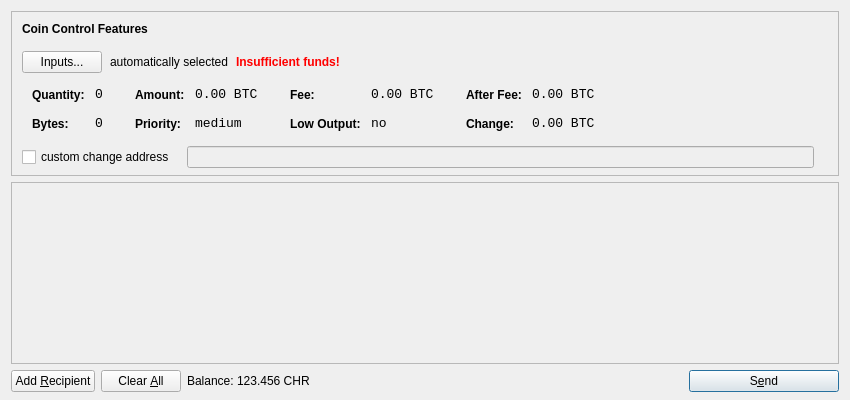
<?xml version="1.0" encoding="UTF-8"?>
<ui version="4.0">
 <class>SendCoinsDialog</class>
 <widget class="QDialog" name="SendCoinsDialog">
  <property name="geometry">
   <rect>
    <x>0</x>
    <y>0</y>
    <width>850</width>
    <height>400</height>
   </rect>
  </property>
  <property name="windowTitle">
   <string>Send Coins</string>
  </property>
  <layout class="QVBoxLayout" name="verticalLayout" stretch="0,1,0">
   <property name="bottomMargin">
    <number>8</number>
   </property>
   <item>
    <widget class="QFrame" name="frameCoinControl">
     <property name="sizePolicy">
      <sizepolicy hsizetype="Expanding" vsizetype="Expanding">
       <horstretch>0</horstretch>
       <verstretch>0</verstretch>
      </sizepolicy>
     </property>
     <property name="maximumSize">
      <size>
       <width>16777215</width>
       <height>16777215</height>
      </size>
     </property>
     <property name="frameShape">
      <enum>QFrame::StyledPanel</enum>
     </property>
     <property name="frameShadow">
      <enum>QFrame::Sunken</enum>
     </property>
     <layout class="QVBoxLayout" name="verticalLayoutCoinControl2">
      <property name="spacing">
       <number>-1</number>
      </property>
      <property name="leftMargin">
       <number>0</number>
      </property>
      <property name="topMargin">
       <number>0</number>
      </property>
      <property name="rightMargin">
       <number>0</number>
      </property>
      <property name="bottomMargin">
       <number>6</number>
      </property>
      <item>
       <layout class="QVBoxLayout" name="verticalLayoutCoinControl" stretch="0,0,0,0,1">
        <property name="spacing">
         <number>0</number>
        </property>
        <property name="leftMargin">
         <number>10</number>
        </property>
        <property name="topMargin">
         <number>10</number>
        </property>
        <item>
         <layout class="QHBoxLayout" name="horizontalLayoutCoinControl1">
          <property name="bottomMargin">
           <number>15</number>
          </property>
          <item>
           <widget class="QLabel" name="labelCoinControlFeatures">
            <property name="sizePolicy">
             <sizepolicy hsizetype="Preferred" vsizetype="Maximum">
              <horstretch>0</horstretch>
              <verstretch>0</verstretch>
             </sizepolicy>
            </property>
            <property name="font">
             <font>
              <weight>75</weight>
              <bold>true</bold>
             </font>
            </property>
            <property name="styleSheet">
             <string notr="true">font-weight:bold;</string>
            </property>
            <property name="text">
             <string>Coin Control Features</string>
            </property>
           </widget>
          </item>
         </layout>
        </item>
        <item>
         <layout class="QHBoxLayout" name="horizontalLayoutCoinControl2" stretch="0,0,0,0">
          <property name="spacing">
           <number>8</number>
          </property>
          <property name="bottomMargin">
           <number>10</number>
          </property>
          <item>
           <widget class="QPushButton" name="pushButtonCoinControl">
            <property name="styleSheet">
             <string notr="true"/>
            </property>
            <property name="text">
             <string>Inputs...</string>
            </property>
           </widget>
          </item>
          <item>
           <widget class="QLabel" name="labelCoinControlAutomaticallySelected">
            <property name="text">
             <string>automatically selected</string>
            </property>
            <property name="margin">
             <number>5</number>
            </property>
           </widget>
          </item>
          <item>
           <widget class="QLabel" name="labelCoinControlInsuffFunds">
            <property name="font">
             <font>
              <weight>75</weight>
              <bold>true</bold>
             </font>
            </property>
            <property name="styleSheet">
             <string notr="true">color:red;font-weight:bold;</string>
            </property>
            <property name="text">
             <string>Insufficient funds!</string>
            </property>
            <property name="margin">
             <number>5</number>
            </property>
           </widget>
          </item>
          <item>
           <spacer name="horizontalSpacerCoinControl">
            <property name="orientation">
             <enum>Qt::Horizontal</enum>
            </property>
            <property name="sizeHint" stdset="0">
             <size>
              <width>40</width>
              <height>1</height>
             </size>
            </property>
           </spacer>
          </item>
         </layout>
        </item>
        <item>
         <widget class="QWidget" name="widgetCoinControl" native="true">
          <property name="sizePolicy">
           <sizepolicy hsizetype="Preferred" vsizetype="Preferred">
            <horstretch>0</horstretch>
            <verstretch>0</verstretch>
           </sizepolicy>
          </property>
          <property name="minimumSize">
           <size>
            <width>0</width>
            <height>0</height>
           </size>
          </property>
          <property name="styleSheet">
           <string notr="true"/>
          </property>
          <layout class="QHBoxLayout" name="horizontalLayoutCoinControl5">
           <property name="margin">
            <number>0</number>
           </property>
           <item>
            <layout class="QHBoxLayout" name="horizontalLayoutCoinControl3" stretch="0,0,0,1">
             <property name="spacing">
              <number>20</number>
             </property>
             <property name="topMargin">
              <number>0</number>
             </property>
             <property name="bottomMargin">
              <number>10</number>
             </property>
             <item>
              <layout class="QFormLayout" name="formLayoutCoinControl1">
               <property name="horizontalSpacing">
                <number>10</number>
               </property>
               <property name="verticalSpacing">
                <number>14</number>
               </property>
               <property name="leftMargin">
                <number>10</number>
               </property>
               <property name="topMargin">
                <number>4</number>
               </property>
               <property name="rightMargin">
                <number>6</number>
               </property>
               <item row="0" column="0">
                <widget class="QLabel" name="labelCoinControlQuantityText">
                 <property name="styleSheet">
                  <string notr="true">font-weight:bold;</string>
                 </property>
                 <property name="text">
                  <string>Quantity:</string>
                 </property>
                 <property name="margin">
                  <number>0</number>
                 </property>
                </widget>
               </item>
               <item row="0" column="1">
                <widget class="QLabel" name="labelCoinControlQuantity">
                 <property name="font">
                  <font>
                   <family>Monospace</family>
                   <pointsize>10</pointsize>
                  </font>
                 </property>
                 <property name="cursor">
                  <cursorShape>IBeamCursor</cursorShape>
                 </property>
                 <property name="contextMenuPolicy">
                  <enum>Qt::ActionsContextMenu</enum>
                 </property>
                 <property name="text">
                  <string notr="true">0</string>
                 </property>
                 <property name="margin">
                  <number>0</number>
                 </property>
                 <property name="textInteractionFlags">
                  <set>Qt::LinksAccessibleByMouse|Qt::TextSelectableByKeyboard|Qt::TextSelectableByMouse</set>
                 </property>
                </widget>
               </item>
               <item row="1" column="0">
                <widget class="QLabel" name="labelCoinControlBytesText">
                 <property name="styleSheet">
                  <string notr="true">font-weight:bold;</string>
                 </property>
                 <property name="text">
                  <string>Bytes:</string>
                 </property>
                </widget>
               </item>
               <item row="1" column="1">
                <widget class="QLabel" name="labelCoinControlBytes">
                 <property name="font">
                  <font>
                   <family>Monospace</family>
                   <pointsize>10</pointsize>
                  </font>
                 </property>
                 <property name="cursor">
                  <cursorShape>IBeamCursor</cursorShape>
                 </property>
                 <property name="contextMenuPolicy">
                  <enum>Qt::ActionsContextMenu</enum>
                 </property>
                 <property name="text">
                  <string notr="true">0</string>
                 </property>
                 <property name="textInteractionFlags">
                  <set>Qt::LinksAccessibleByMouse|Qt::TextSelectableByKeyboard|Qt::TextSelectableByMouse</set>
                 </property>
                </widget>
               </item>
              </layout>
             </item>
             <item>
              <layout class="QFormLayout" name="formLayoutCoinControl2">
               <property name="horizontalSpacing">
                <number>10</number>
               </property>
               <property name="verticalSpacing">
                <number>14</number>
               </property>
               <property name="leftMargin">
                <number>6</number>
               </property>
               <property name="topMargin">
                <number>4</number>
               </property>
               <property name="rightMargin">
                <number>6</number>
               </property>
               <item row="0" column="0">
                <widget class="QLabel" name="labelCoinControlAmountText">
                 <property name="styleSheet">
                  <string notr="true">font-weight:bold;</string>
                 </property>
                 <property name="text">
                  <string>Amount:</string>
                 </property>
                 <property name="margin">
                  <number>0</number>
                 </property>
                </widget>
               </item>
               <item row="0" column="1">
                <widget class="QLabel" name="labelCoinControlAmount">
                 <property name="font">
                  <font>
                   <family>Monospace</family>
                   <pointsize>10</pointsize>
                  </font>
                 </property>
                 <property name="cursor">
                  <cursorShape>IBeamCursor</cursorShape>
                 </property>
                 <property name="contextMenuPolicy">
                  <enum>Qt::ActionsContextMenu</enum>
                 </property>
                 <property name="text">
                  <string notr="true">0.00 BTC</string>
                 </property>
                 <property name="textInteractionFlags">
                  <set>Qt::LinksAccessibleByMouse|Qt::TextSelectableByKeyboard|Qt::TextSelectableByMouse</set>
                 </property>
                </widget>
               </item>
               <item row="1" column="0">
                <widget class="QLabel" name="labelCoinControlPriorityText">
                 <property name="styleSheet">
                  <string notr="true">font-weight:bold;</string>
                 </property>
                 <property name="text">
                  <string>Priority:</string>
                 </property>
                </widget>
               </item>
               <item row="1" column="1">
                <widget class="QLabel" name="labelCoinControlPriority">
                 <property name="font">
                  <font>
                   <family>Monospace</family>
                   <pointsize>10</pointsize>
                  </font>
                 </property>
                 <property name="cursor">
                  <cursorShape>IBeamCursor</cursorShape>
                 </property>
                 <property name="contextMenuPolicy">
                  <enum>Qt::ActionsContextMenu</enum>
                 </property>
                 <property name="text">
                  <string>medium</string>
                 </property>
                 <property name="textInteractionFlags">
                  <set>Qt::LinksAccessibleByMouse|Qt::TextSelectableByKeyboard|Qt::TextSelectableByMouse</set>
                 </property>
                </widget>
               </item>
              </layout>
             </item>
             <item>
              <layout class="QFormLayout" name="formLayoutCoinControl3">
               <property name="horizontalSpacing">
                <number>10</number>
               </property>
               <property name="verticalSpacing">
                <number>14</number>
               </property>
               <property name="leftMargin">
                <number>6</number>
               </property>
               <property name="topMargin">
                <number>4</number>
               </property>
               <property name="rightMargin">
                <number>6</number>
               </property>
               <item row="0" column="0">
                <widget class="QLabel" name="labelCoinControlFeeText">
                 <property name="styleSheet">
                  <string notr="true">font-weight:bold;</string>
                 </property>
                 <property name="text">
                  <string>Fee:</string>
                 </property>
                 <property name="margin">
                  <number>0</number>
                 </property>
                </widget>
               </item>
               <item row="0" column="1">
                <widget class="QLabel" name="labelCoinControlFee">
                 <property name="font">
                  <font>
                   <family>Monospace</family>
                   <pointsize>10</pointsize>
                  </font>
                 </property>
                 <property name="cursor">
                  <cursorShape>IBeamCursor</cursorShape>
                 </property>
                 <property name="contextMenuPolicy">
                  <enum>Qt::ActionsContextMenu</enum>
                 </property>
                 <property name="text">
                  <string notr="true">0.00 BTC</string>
                 </property>
                 <property name="textInteractionFlags">
                  <set>Qt::LinksAccessibleByMouse|Qt::TextSelectableByKeyboard|Qt::TextSelectableByMouse</set>
                 </property>
                </widget>
               </item>
               <item row="1" column="0">
                <widget class="QLabel" name="labelCoinControlLowOutputText">
                 <property name="styleSheet">
                  <string notr="true">font-weight:bold;</string>
                 </property>
                 <property name="text">
                  <string>Low Output:</string>
                 </property>
                </widget>
               </item>
               <item row="1" column="1">
                <widget class="QLabel" name="labelCoinControlLowOutput">
                 <property name="font">
                  <font>
                   <family>Monospace</family>
                   <pointsize>10</pointsize>
                  </font>
                 </property>
                 <property name="cursor">
                  <cursorShape>IBeamCursor</cursorShape>
                 </property>
                 <property name="contextMenuPolicy">
                  <enum>Qt::ActionsContextMenu</enum>
                 </property>
                 <property name="text">
                  <string>no</string>
                 </property>
                 <property name="textInteractionFlags">
                  <set>Qt::LinksAccessibleByMouse|Qt::TextSelectableByKeyboard|Qt::TextSelectableByMouse</set>
                 </property>
                </widget>
               </item>
              </layout>
             </item>
             <item>
              <layout class="QFormLayout" name="formLayoutCoinControl4">
               <property name="horizontalSpacing">
                <number>10</number>
               </property>
               <property name="verticalSpacing">
                <number>14</number>
               </property>
               <property name="leftMargin">
                <number>6</number>
               </property>
               <property name="topMargin">
                <number>4</number>
               </property>
               <property name="rightMargin">
                <number>6</number>
               </property>
               <item row="0" column="0">
                <widget class="QLabel" name="labelCoinControlAfterFeeText">
                 <property name="styleSheet">
                  <string notr="true">font-weight:bold;</string>
                 </property>
                 <property name="text">
                  <string>After Fee:</string>
                 </property>
                 <property name="margin">
                  <number>0</number>
                 </property>
                </widget>
               </item>
               <item row="0" column="1">
                <widget class="QLabel" name="labelCoinControlAfterFee">
                 <property name="font">
                  <font>
                   <family>Monospace</family>
                   <pointsize>10</pointsize>
                  </font>
                 </property>
                 <property name="cursor">
                  <cursorShape>IBeamCursor</cursorShape>
                 </property>
                 <property name="contextMenuPolicy">
                  <enum>Qt::ActionsContextMenu</enum>
                 </property>
                 <property name="text">
                  <string notr="true">0.00 BTC</string>
                 </property>
                 <property name="textInteractionFlags">
                  <set>Qt::LinksAccessibleByMouse|Qt::TextSelectableByKeyboard|Qt::TextSelectableByMouse</set>
                 </property>
                </widget>
               </item>
               <item row="1" column="0">
                <widget class="QLabel" name="labelCoinControlChangeText">
                 <property name="styleSheet">
                  <string notr="true">font-weight:bold;</string>
                 </property>
                 <property name="text">
                  <string>Change:</string>
                 </property>
                </widget>
               </item>
               <item row="1" column="1">
                <widget class="QLabel" name="labelCoinControlChange">
                 <property name="font">
                  <font>
                   <family>Monospace</family>
                   <pointsize>10</pointsize>
                  </font>
                 </property>
                 <property name="cursor">
                  <cursorShape>IBeamCursor</cursorShape>
                 </property>
                 <property name="contextMenuPolicy">
                  <enum>Qt::ActionsContextMenu</enum>
                 </property>
                 <property name="text">
                  <string notr="true">0.00 BTC</string>
                 </property>
                 <property name="textInteractionFlags">
                  <set>Qt::LinksAccessibleByMouse|Qt::TextSelectableByKeyboard|Qt::TextSelectableByMouse</set>
                 </property>
                </widget>
               </item>
              </layout>
             </item>
            </layout>
           </item>
          </layout>
         </widget>
        </item>
        <item>
         <layout class="QHBoxLayout" name="horizontalLayoutCoinControl4" stretch="0,0,0">
          <property name="spacing">
           <number>12</number>
          </property>
          <property name="sizeConstraint">
           <enum>QLayout::SetDefaultConstraint</enum>
          </property>
          <property name="topMargin">
           <number>5</number>
          </property>
          <property name="rightMargin">
           <number>5</number>
          </property>
          <item>
           <widget class="QCheckBox" name="checkBoxCoinControlChange">
            <property name="text">
             <string>custom change address</string>
            </property>
           </widget>
          </item>
          <item>
           <widget class="QLineEdit" name="lineEditCoinControlChange">
            <property name="enabled">
             <bool>false</bool>
            </property>
            <property name="sizePolicy">
             <sizepolicy hsizetype="Expanding" vsizetype="Fixed">
              <horstretch>0</horstretch>
              <verstretch>0</verstretch>
             </sizepolicy>
            </property>
           </widget>
          </item>
          <item>
           <widget class="QLabel" name="labelCoinControlChangeLabel">
            <property name="sizePolicy">
             <sizepolicy hsizetype="Preferred" vsizetype="Expanding">
              <horstretch>0</horstretch>
              <verstretch>0</verstretch>
             </sizepolicy>
            </property>
            <property name="minimumSize">
             <size>
              <width>0</width>
              <height>0</height>
             </size>
            </property>
            <property name="text">
             <string/>
            </property>
            <property name="margin">
             <number>3</number>
            </property>
           </widget>
          </item>
         </layout>
        </item>
        <item>
         <spacer name="verticalSpacerCoinControl">
          <property name="orientation">
           <enum>Qt::Vertical</enum>
          </property>
          <property name="sizeHint" stdset="0">
           <size>
            <width>800</width>
            <height>1</height>
           </size>
          </property>
         </spacer>
        </item>
       </layout>
      </item>
     </layout>
    </widget>
   </item>
   <item>
    <widget class="QScrollArea" name="scrollArea">
     <property name="widgetResizable">
      <bool>true</bool>
     </property>
     <widget class="QWidget" name="scrollAreaWidgetContents">
      <property name="geometry">
       <rect>
        <x>0</x>
        <y>0</y>
        <width>830</width>
        <height>165</height>
       </rect>
      </property>
      <layout class="QVBoxLayout" name="verticalLayout_2">
       <property name="margin">
        <number>0</number>
       </property>
       <item>
        <layout class="QVBoxLayout" name="entries">
         <property name="spacing">
          <number>6</number>
         </property>
        </layout>
       </item>
       <item>
        <spacer name="verticalSpacer">
         <property name="orientation">
          <enum>Qt::Vertical</enum>
         </property>
         <property name="sizeHint" stdset="0">
          <size>
           <width>20</width>
           <height>40</height>
          </size>
         </property>
        </spacer>
       </item>
      </layout>
     </widget>
    </widget>
   </item>
   <item>
    <layout class="QHBoxLayout" name="horizontalLayout">
     <item>
      <widget class="QPushButton" name="addButton">
       <property name="toolTip">
        <string>Send to multiple recipients at once</string>
       </property>
       <property name="text">
        <string>Add &amp;Recipient</string>
       </property>
       <property name="icon">
        <iconset resource="../bitcoin.qrc">
         <normaloff>:/icons/add</normaloff>:/icons/add</iconset>
       </property>
       <property name="autoDefault">
        <bool>false</bool>
       </property>
      </widget>
     </item>
     <item>
      <widget class="QPushButton" name="clearButton">
       <property name="sizePolicy">
        <sizepolicy hsizetype="Minimum" vsizetype="Fixed">
         <horstretch>0</horstretch>
         <verstretch>0</verstretch>
        </sizepolicy>
       </property>
       <property name="toolTip">
        <string>Remove all transaction fields</string>
       </property>
       <property name="text">
        <string>Clear &amp;All</string>
       </property>
       <property name="icon">
        <iconset resource="../bitcoin.qrc">
         <normaloff>:/icons/remove</normaloff>:/icons/remove</iconset>
       </property>
       <property name="autoRepeatDelay">
        <number>300</number>
       </property>
       <property name="autoDefault">
        <bool>false</bool>
       </property>
      </widget>
     </item>
     <item>
      <layout class="QHBoxLayout" name="horizontalLayout_2">
       <property name="spacing">
        <number>3</number>
       </property>
       <item>
        <widget class="QLabel" name="label">
         <property name="text">
          <string>Balance:</string>
         </property>
        </widget>
       </item>
       <item>
        <widget class="QLabel" name="labelBalance">
         <property name="cursor">
          <cursorShape>IBeamCursor</cursorShape>
         </property>
         <property name="text">
          <string>123.456 CHR</string>
         </property>
         <property name="textInteractionFlags">
          <set>Qt::LinksAccessibleByMouse|Qt::TextSelectableByKeyboard|Qt::TextSelectableByMouse</set>
         </property>
        </widget>
       </item>
      </layout>
     </item>
     <item>
      <spacer name="horizontalSpacer">
       <property name="orientation">
        <enum>Qt::Horizontal</enum>
       </property>
       <property name="sizeHint" stdset="0">
        <size>
         <width>40</width>
         <height>20</height>
        </size>
       </property>
      </spacer>
     </item>
     <item>
      <widget class="QPushButton" name="sendButton">
       <property name="minimumSize">
        <size>
         <width>150</width>
         <height>0</height>
        </size>
       </property>
       <property name="toolTip">
        <string>Confirm the send action</string>
       </property>
       <property name="text">
        <string>S&amp;end</string>
       </property>
       <property name="icon">
        <iconset resource="../bitcoin.qrc">
         <normaloff>:/icons/send</normaloff>:/icons/send</iconset>
       </property>
       <property name="default">
        <bool>true</bool>
       </property>
      </widget>
     </item>
    </layout>
   </item>
  </layout>
 </widget>
 <resources>
  <include location="../bitcoin.qrc"/>
 </resources>
 <connections/>
</ui>
